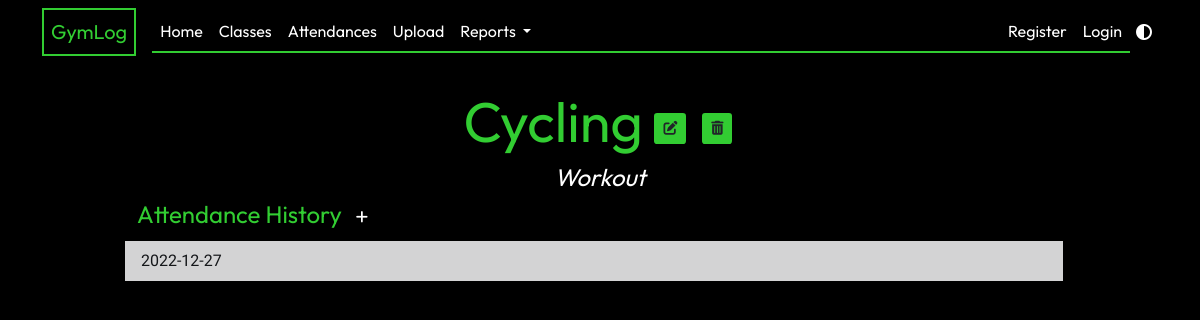
Page /class/15 on the earlier database version.
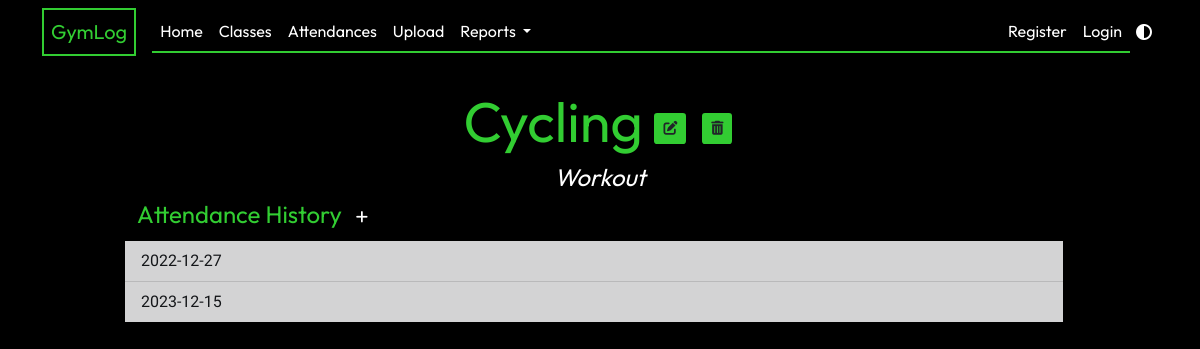
Same page on the later database version.
### app/models.py (models this page shows, shortened)
class Attendance(db.Model):
    id = db.Column(db.Integer, primary_key=True)
    class_id = db.Column(db.Integer, db.ForeignKey("gym_class.id"), nullable=False)
    date_attended = db.Column(db.Date, nullable=False, default=date.today)
    def __lt__(self, other):
        return self.date_attended < other.date_attended

### app/classes/routes.py (the view)
@classes.route("/class/<int:class_id>")
def show_class(class_id):
    gymclass = GymClass.query.get(class_id)
    return render_template("class.html", legend=gymclass.name, gymclass=gymclass)

### app/templates/class.html (shortened to what this page needs)
{% extends "layout.html" %} {% block content %}
<div class="text-center mt-2">
  <h1 class="display-4">
    {{ gymclass.name }}
    <a
      href="{{ url_for('classes.update_class', class_id=gymclass.id) }}"
      class="btn btn-sm btn-current"
      ><i class="fa-solid fa-pen-to-square"></i
    ></a>
    <button
      type="button"
      class="btn btn-current btn-sm m-1"
      data-bs-toggle="modal"
      data-bs-target="#deleteModal">
      <i class="fa-solid fa-trash-can"></i>
    </button>
  </h1>
  <h4 class="subtitle">{{ gymclass.class_type }}</h4>
</div>
<div class="row align-items-center">
  <h4>
    Attendance History
    <a
      href="{{ url_for('attendances.new_attendance', class_id=gymclass.id) }}"
      class="btn btn-sm btn-add"
      ><i class="fa-solid fa-plus"></i
    ></a>
  </h4>
  <ul class="list-group list-group-flush">
    {% for a in gymclass.attendance_list|sort %}
    <li class="list-group-item list-group-item-dark">
      {{ a.date_attended.strftime('%Y-%m-%d') }}
    </li>
    {% endfor %}
  </ul>
</div>
{% endblock content %}6

Differences in the rows shown:
added Attendance: date_attended "2023-12-15"
